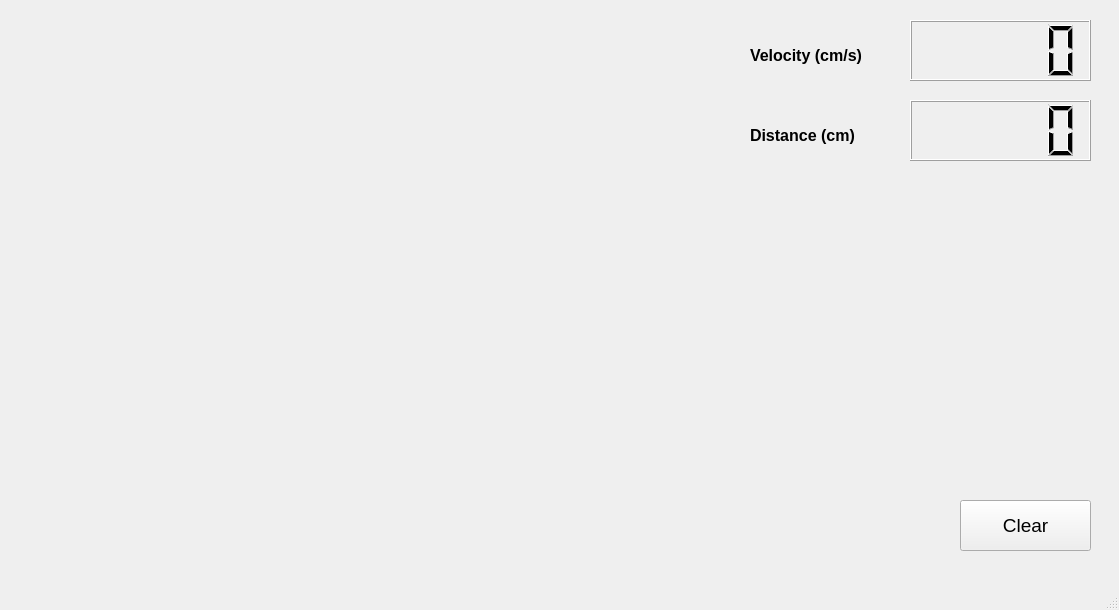
<?xml version="1.0" encoding="UTF-8"?>
<ui version="4.0">
 <class>MainWindow</class>
 <widget class="QMainWindow" name="MainWindow">
  <property name="geometry">
   <rect>
    <x>0</x>
    <y>0</y>
    <width>1119</width>
    <height>610</height>
   </rect>
  </property>
  <property name="windowTitle">
   <string>MainWindow</string>
  </property>
  <widget class="QWidget" name="centralwidget">
   <widget class="QCustomPlot" name="dataPlot" native="true">
    <property name="enabled">
     <bool>true</bool>
    </property>
    <property name="geometry">
     <rect>
      <x>9</x>
      <y>9</y>
      <width>711</width>
      <height>261</height>
     </rect>
    </property>
    <property name="sizePolicy">
     <sizepolicy hsizetype="Preferred" vsizetype="Preferred">
      <horstretch>0</horstretch>
      <verstretch>0</verstretch>
     </sizepolicy>
    </property>
    <property name="minimumSize">
     <size>
      <width>50</width>
      <height>60</height>
     </size>
    </property>
    <property name="sizeIncrement">
     <size>
      <width>0</width>
      <height>0</height>
     </size>
    </property>
   </widget>
   <widget class="QCustomPlot" name="staticPlot" native="true">
    <property name="geometry">
     <rect>
      <x>10</x>
      <y>290</y>
      <width>711</width>
      <height>271</height>
     </rect>
    </property>
   </widget>
   <widget class="QLCDNumber" name="display_speed">
    <property name="geometry">
     <rect>
      <x>910</x>
      <y>20</y>
      <width>181</width>
      <height>61</height>
     </rect>
    </property>
   </widget>
   <widget class="QLabel" name="label">
    <property name="geometry">
     <rect>
      <x>750</x>
      <y>40</y>
      <width>131</width>
      <height>31</height>
     </rect>
    </property>
    <property name="font">
     <font>
      <pointsize>12</pointsize>
      <bold>true</bold>
     </font>
    </property>
    <property name="text">
     <string>Velocity (cm/s)</string>
    </property>
   </widget>
   <widget class="QPushButton" name="clear_btn">
    <property name="geometry">
     <rect>
      <x>960</x>
      <y>500</y>
      <width>131</width>
      <height>51</height>
     </rect>
    </property>
    <property name="font">
     <font>
      <pointsize>14</pointsize>
     </font>
    </property>
    <property name="text">
     <string>Clear</string>
    </property>
   </widget>
   <widget class="QLCDNumber" name="display_distance">
    <property name="geometry">
     <rect>
      <x>910</x>
      <y>100</y>
      <width>181</width>
      <height>61</height>
     </rect>
    </property>
   </widget>
   <widget class="QLabel" name="label_2">
    <property name="geometry">
     <rect>
      <x>750</x>
      <y>120</y>
      <width>131</width>
      <height>31</height>
     </rect>
    </property>
    <property name="font">
     <font>
      <pointsize>12</pointsize>
      <bold>true</bold>
     </font>
    </property>
    <property name="text">
     <string>Distance (cm)</string>
    </property>
   </widget>
  </widget>
  <widget class="QMenuBar" name="menubar">
   <property name="geometry">
    <rect>
     <x>0</x>
     <y>0</y>
     <width>1119</width>
     <height>21</height>
    </rect>
   </property>
  </widget>
  <widget class="QStatusBar" name="statusbar"/>
 </widget>
 <customwidgets>
  <customwidget>
   <class>QCustomPlot</class>
   <extends>QWidget</extends>
   <header>qcustomplot.h</header>
   <container>1</container>
  </customwidget>
 </customwidgets>
 <resources/>
 <connections/>
</ui>
